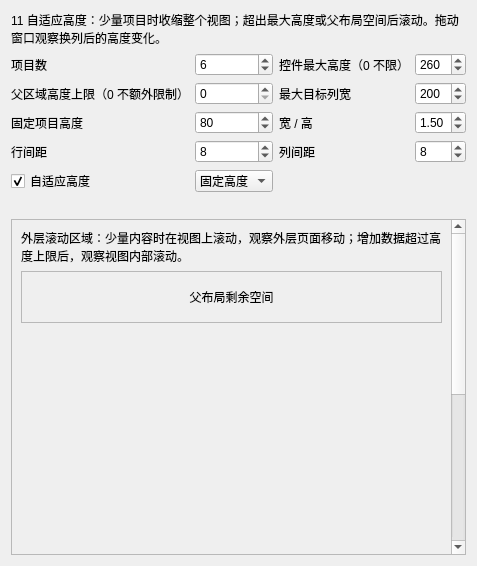
<?xml version="1.0" encoding="utf-8"?>
<ui version="4.0">
 <class>FlowAutoHeight</class>
 <widget class="QWidget" name="FlowAutoHeight">
  <layout class="QVBoxLayout" name="pageLayout" stretch="0,0,0,1">
   <item>
    <widget class="QLabel" name="description">
     <property name="text">
      <string>11 自适应高度：少量项目时收缩整个视图；超出最大高度或父布局空间后滚动。拖动窗口观察换列后的高度变化。</string>
     </property>
     <property name="wordWrap">
      <bool>true</bool>
     </property>
    </widget>
   </item>
   <item>
    <layout class="QGridLayout" name="controls">
     <item row="0" column="0">
      <widget class="QLabel" name="countLabel">
       <property name="text">
        <string>项目数</string>
       </property>
      </widget>
     </item>
     <item row="0" column="1">
      <widget class="QSpinBox" name="count">
       <property name="minimum">
        <number>0</number>
       </property>
       <property name="maximum">
        <number>200</number>
       </property>
       <property name="value">
        <number>6</number>
       </property>
      </widget>
     </item>
     <item row="0" column="2">
      <widget class="QLabel" name="maximumLabel">
       <property name="text">
        <string>控件最大高度（0 不限）</string>
       </property>
      </widget>
     </item>
     <item row="0" column="3">
      <widget class="QSpinBox" name="maximum">
       <property name="minimum">
        <number>0</number>
       </property>
       <property name="maximum">
        <number>800</number>
       </property>
       <property name="value">
        <number>260</number>
       </property>
      </widget>
     </item>
     <item row="1" column="0">
      <widget class="QLabel" name="parentLimitLabel">
       <property name="text">
        <string>父区域高度上限（0 不额外限制）</string>
       </property>
      </widget>
     </item>
     <item row="1" column="1">
      <widget class="QSpinBox" name="parentLimit">
       <property name="minimum">
        <number>0</number>
       </property>
       <property name="maximum">
        <number>800</number>
       </property>
       <property name="value">
        <number>0</number>
       </property>
      </widget>
     </item>
     <item row="1" column="2">
      <widget class="QLabel" name="cellWidthLabel">
       <property name="text">
        <string>最大目标列宽</string>
       </property>
      </widget>
     </item>
     <item row="1" column="3">
      <widget class="QSpinBox" name="cellWidth">
       <property name="minimum">
        <number>100</number>
       </property>
       <property name="maximum">
        <number>500</number>
       </property>
       <property name="value">
        <number>200</number>
       </property>
      </widget>
     </item>
     <item row="2" column="0">
      <widget class="QLabel" name="cellHeightLabel">
       <property name="text">
        <string>固定项目高度</string>
       </property>
      </widget>
     </item>
     <item row="2" column="1">
      <widget class="QSpinBox" name="cellHeight">
       <property name="minimum">
        <number>24</number>
       </property>
       <property name="maximum">
        <number>200</number>
       </property>
       <property name="value">
        <number>80</number>
       </property>
      </widget>
     </item>
     <item row="2" column="2">
      <widget class="QLabel" name="ratioLabel">
       <property name="text">
        <string>宽 / 高</string>
       </property>
      </widget>
     </item>
     <item row="2" column="3">
      <widget class="QDoubleSpinBox" name="ratio">
       <property name="minimum">
        <double>0.2</double>
       </property>
       <property name="maximum">
        <double>5</double>
       </property>
       <property name="value">
        <double>1.5</double>
       </property>
      </widget>
     </item>
     <item row="3" column="0">
      <widget class="QLabel" name="rowGapLabel">
       <property name="text">
        <string>行间距</string>
       </property>
      </widget>
     </item>
     <item row="3" column="1">
      <widget class="QSpinBox" name="rowGap">
       <property name="minimum">
        <number>0</number>
       </property>
       <property name="maximum">
        <number>40</number>
       </property>
       <property name="value">
        <number>8</number>
       </property>
      </widget>
     </item>
     <item row="3" column="2">
      <widget class="QLabel" name="columnGapLabel">
       <property name="text">
        <string>列间距</string>
       </property>
      </widget>
     </item>
     <item row="3" column="3">
      <widget class="QSpinBox" name="columnGap">
       <property name="minimum">
        <number>0</number>
       </property>
       <property name="maximum">
        <number>40</number>
       </property>
       <property name="value">
        <number>8</number>
       </property>
      </widget>
     </item>
     <item row="4" column="0">
      <widget class="QCheckBox" name="enabled">
       <property name="text">
        <string>自适应高度</string>
       </property>
       <property name="checked">
        <bool>true</bool>
       </property>
      </widget>
     </item>
     <item row="4" column="1">
      <widget class="QComboBox" name="mode">
       <item>
        <property name="text">
         <string>固定高度</string>
        </property>
       </item>
       <item>
        <property name="text">
         <string>宽高比</string>
        </property>
       </item>
      </widget>
     </item>
    </layout>
   </item>
   <item>
    <widget class="QLabel" name="status">
     <property name="wordWrap">
      <bool>true</bool>
     </property>
    </widget>
   </item>
   <item><widget class="QScrollArea" name="outerScrollArea">
    <property name="widgetResizable"><bool>true</bool></property>
    <property name="minimumSize"><size><width>0</width><height>160</height></size></property>
    <widget class="QWidget" name="scrollContent">
     <layout class="QVBoxLayout" name="outerContentLayout">
      <item><widget class="QLabel" name="outerHint">
       <property name="wordWrap"><bool>true</bool></property>
       <property name="text"><string>外层滚动区域：少量内容时在视图上滚动，观察外层页面移动；增加数据超过高度上限后，观察视图内部滚动。</string></property>
      </widget></item>
      <item>
       <widget class="QFrame" name="previewHost">
       <property name="sizePolicy"><sizepolicy hsizetype="Expanding" vsizetype="Maximum"><horstretch>0</horstretch><verstretch>0</verstretch></sizepolicy></property>
        <property name="frameShape">
         <enum>QFrame::StyledPanel</enum>
        </property>
        <layout class="QVBoxLayout" name="previewLayout">
         <item>
          <widget class="QLabel" name="remainingLabel">
           <property name="minimumSize">
            <size>
             <width>0</width>
             <height>32</height>
            </size>
           </property>
           <property name="sizePolicy">
            <sizepolicy hsizetype="Expanding" vsizetype="Expanding">
             <horstretch>0</horstretch>
             <verstretch>1</verstretch>
            </sizepolicy>
           </property>
           <property name="text">
            <string>父布局剩余空间</string>
           </property>
           <property name="alignment">
            <set>Qt::AlignCenter</set>
           </property>
          </widget>
         </item>
        </layout>
       </widget>
      </item>
      <item><spacer name="outerSpacer"><property name="sizeType"><enum>QSizePolicy::MinimumExpanding</enum></property><property name="orientation"><enum>Qt::Vertical</enum></property><property name="sizeHint" stdset="0"><size><width>20</width><height>500</height></size></property></spacer></item>
      <item><widget class="QLabel" name="outerBottom"><property name="text"><string>外层内容底部</string></property></widget></item>
     </layout>
    </widget>
   </widget></item>
  </layout>
 </widget>
 <resources />
 <connections />
</ui>
